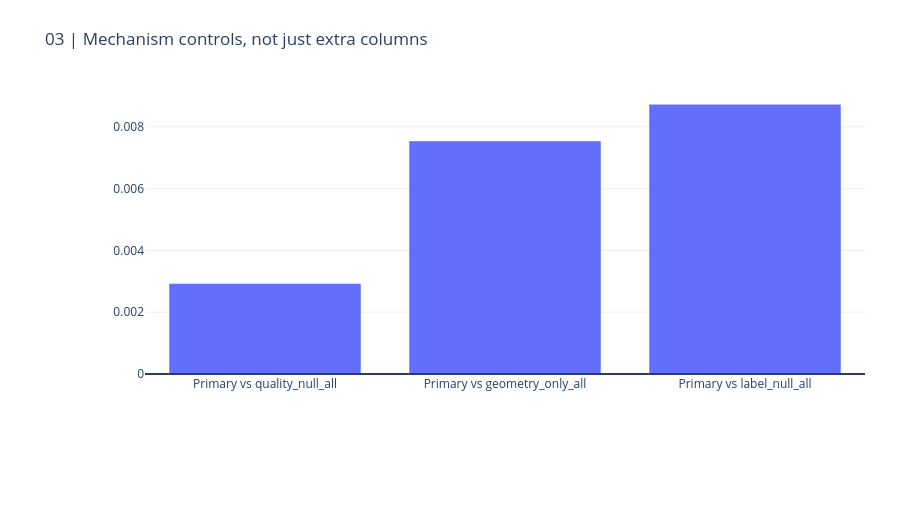
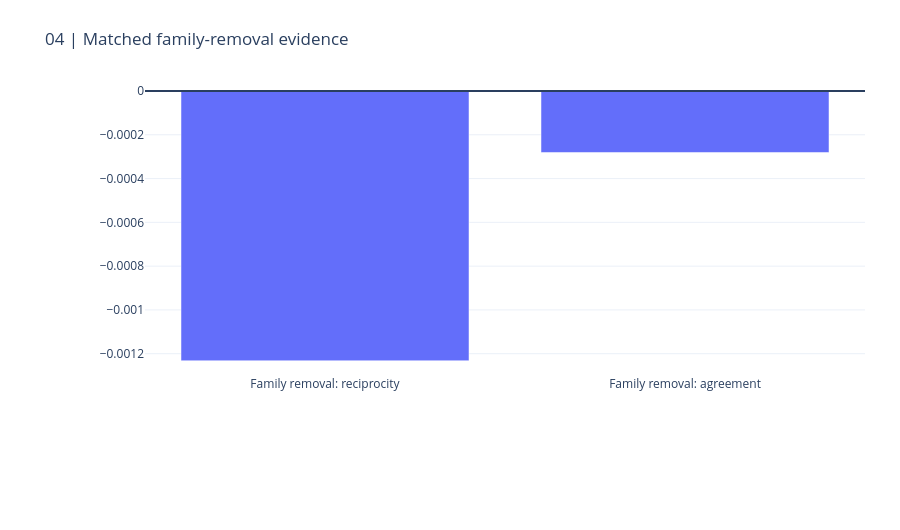

Notebook source saved alongside these figures, in order:
### Markdown cell above
## 3. Mechanism controls and family ablations

quality_null_all, geometry_only_all, label_null_all. No secondary winner silently replaces the primary.

### Code cell
CHARTS[2].show(renderer="plotly_mimetype")
CHARTS[3].show(renderer="plotly_mimetype")

### Figure 1 — Plotly figure (JSON) as saved in the notebook; plotly's stock layout.template omitted (floating-point values rounded to 4 significant figures)
{"data": [{"type": "bar", "x": ["Primary vs quality_null_all", "Primary vs geometry_only_all", "Primary vs label_null_all"], "y": [0.002929, 0.007544, 0.008731]}], "layout": {"height": 530, "margin": {"b": 155, "l": 145, "r": 35, "t": 90}, "shapes": [{"type": "line", "x0": 0, "x1": 1, "xref": "x domain", "y0": 0, "y1": 0, "yref": "y"}], "title": {"text": "03 | Mechanism controls, not just extra columns"}, "xaxis": {"automargin": true}, "yaxis": {"automargin": true}}}

### Figure 2 — Plotly figure (JSON) as saved in the notebook; plotly's stock layout.template omitted (floating-point values rounded to 4 significant figures)
{"data": [{"type": "bar", "x": ["Family removal: reciprocity", "Family removal: agreement"], "y": [-0.001232, -0.0002809]}], "layout": {"height": 530, "margin": {"b": 155, "l": 145, "r": 35, "t": 90}, "shapes": [{"type": "line", "x0": 0, "x1": 1, "xref": "x domain", "y0": 0, "y1": 0, "yref": "y"}], "title": {"text": "04 | Matched family-removal evidence"}, "xaxis": {"automargin": true}, "yaxis": {"automargin": true}}}
